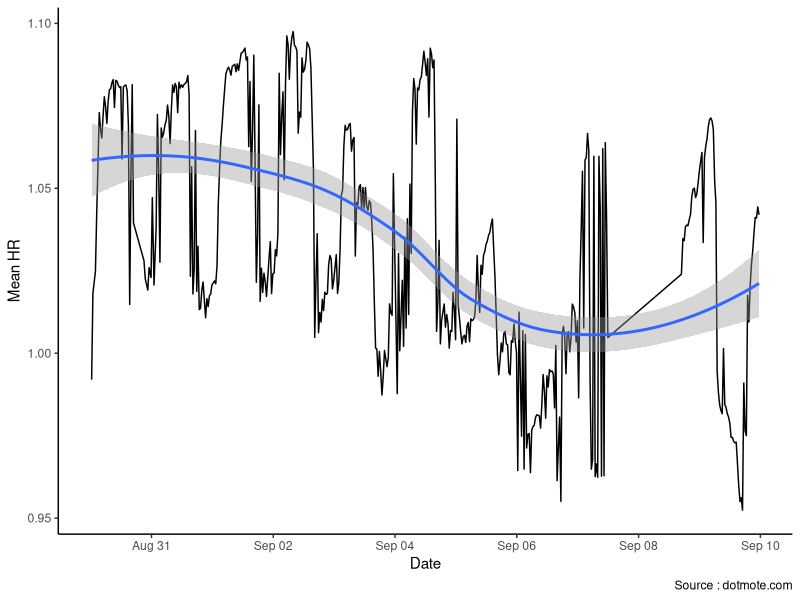
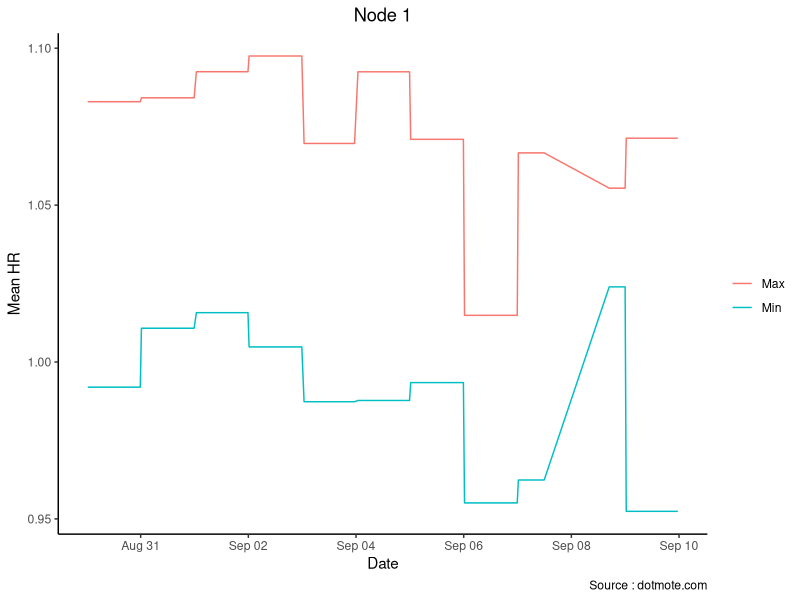
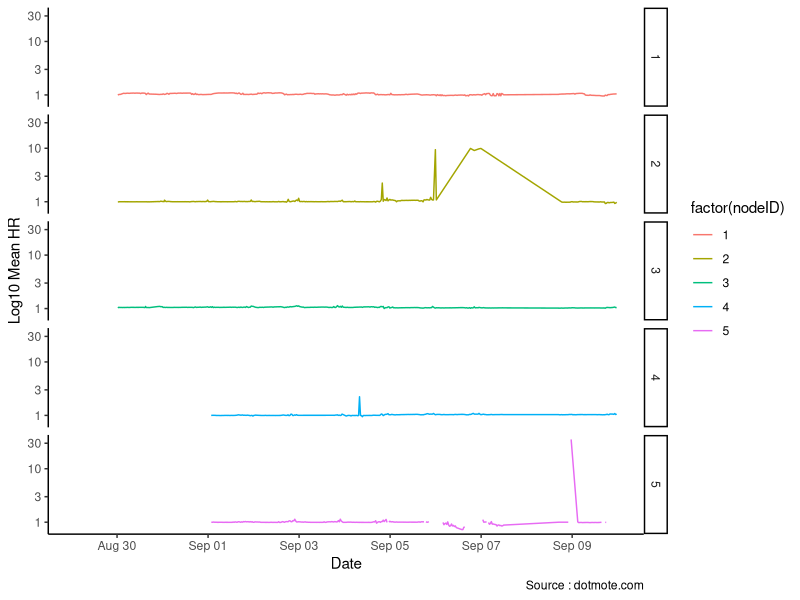
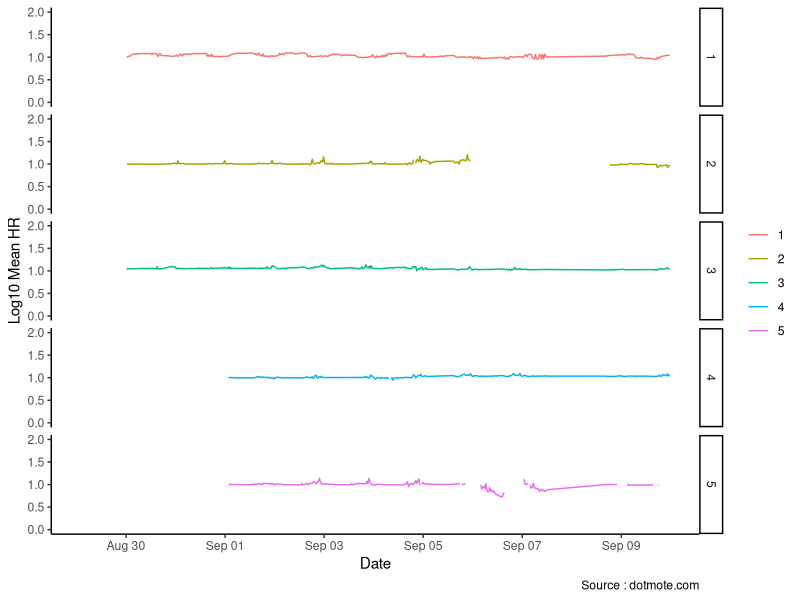
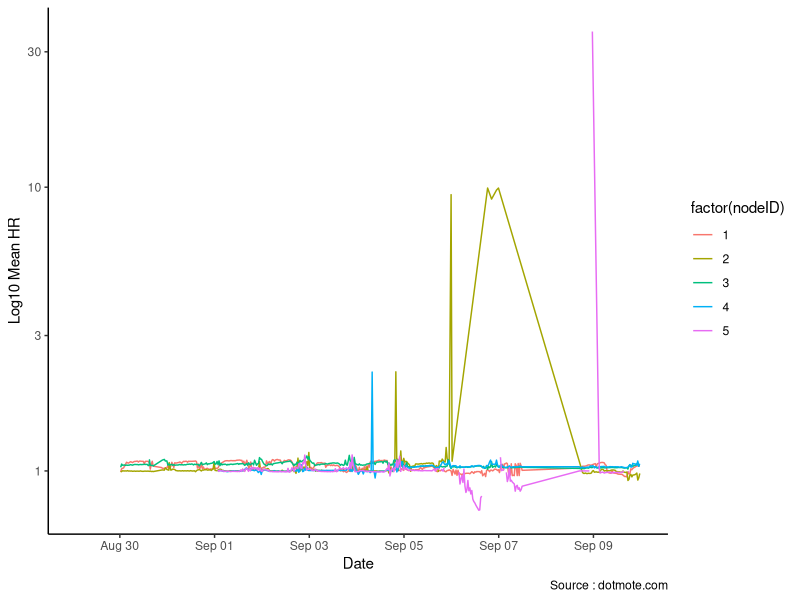

Write R code to recreate these figures, in order.
## ---- chunk 1
knitr::opts_chunk$set(echo = TRUE)
library(tidyverse)
## ---- chunk 2
#plot summary 1
pdf_summary_1 <-  read_csv('1_summary.csv')
#convert the unix timestamp
pdf_summary_1$date <-  as.POSIXct(pdf_summary_1$unix_timestamp, origin="1970-01-01")
pdf_summary_1$ymd <- as.Date(pdf_summary_1$date, "%Y-%m-%d")
str(pdf_summary_1)
## ---- chunk 3
pdf_summary_1 %>% ggplot(aes(date,meanhr)) + geom_line() + geom_smooth(method = "loess", se = TRUE) + theme_classic() + labs(x="Date",y="Mean HR", caption="Source : dotmote.com")
## ---- chunk 4
pdf_summary_1 %>% group_by(ymd) %>% mutate(maxhr=max(meanhr),minhr=min(meanhr)) %>% ggplot() + geom_line(aes(date,maxhr,color='Max')) + geom_line(aes(date,minhr,color='Min')) + theme_classic() + theme(plot.title = element_text(hjust = 0.5)) +  labs(x="Date",y="Mean HR", caption="Source : dotmote.com",colour = "",title="Node 1") 
## ---- chunk 5
pdf_summary_2 <-  read_csv('2_summary.csv')
#convert the unix timestamp
pdf_summary_2$date <-  as.POSIXct(pdf_summary_2$unix_timestamp, origin="1970-01-01")
pdf_summary_2$ymd <- as.Date(pdf_summary_2$date, "%Y-%m-%d")
pdf_summary_3 <-  read_csv('3_summary.csv')
#convert the unix timestamp
pdf_summary_3$date <-  as.POSIXct(pdf_summary_3$unix_timestamp, origin="1970-01-01")
pdf_summary_3$ymd <- as.Date(pdf_summary_3$date, "%Y-%m-%d")
pdf_summary_4 <-  read_csv('4_summary.csv')
#convert the unix timestamp
pdf_summary_4$date <-  as.POSIXct(pdf_summary_4$unix_timestamp, origin="1970-01-01")
pdf_summary_4$ymd <- as.Date(pdf_summary_4$date, "%Y-%m-%d")
pdf_summary_5 <-  read_csv('5_summary.csv')
#convert the unix timestamp
pdf_summary_5$date <-  as.POSIXct(pdf_summary_5$unix_timestamp, origin="1970-01-01")
pdf_summary_5$ymd <- as.Date(pdf_summary_5$date, "%Y-%m-%d")
## ---- chunk 6
pdf_nodes <- rbind(pdf_summary_1,pdf_summary_2,pdf_summary_3,pdf_summary_4,pdf_summary_5)
pdf_nodes  %>% ggplot(aes(date,meanhr,color=factor(nodeID))) + geom_line()  + theme_classic() + facet_grid(nodeID~.) + labs(x="Date",y="Log10 Mean HR", caption="Source : dotmote.com") + scale_y_log10()
## ---- chunk 7
pdf_nodes <- rbind(pdf_summary_1,pdf_summary_2,pdf_summary_3,pdf_summary_4,pdf_summary_5)
pdf_nodes  %>% ggplot(aes(date,meanhr,color=factor(nodeID))) + geom_line()  + theme_classic() + facet_grid(nodeID~.) + labs(x="Date",y="Log10 Mean HR", caption="Source : dotmote.com",colour="") +
  scale_y_continuous(limits = c(0, 2))
## ---- chunk 8
pdf_nodes <- rbind(pdf_summary_1,pdf_summary_2,pdf_summary_3,pdf_summary_4,pdf_summary_5)
pdf_nodes  %>% ggplot(aes(date,meanhr,color=factor(nodeID))) + geom_line()  + theme_classic() + labs(x="Date",y="Log10 Mean HR", caption="Source : dotmote.com") + scale_y_log10()
